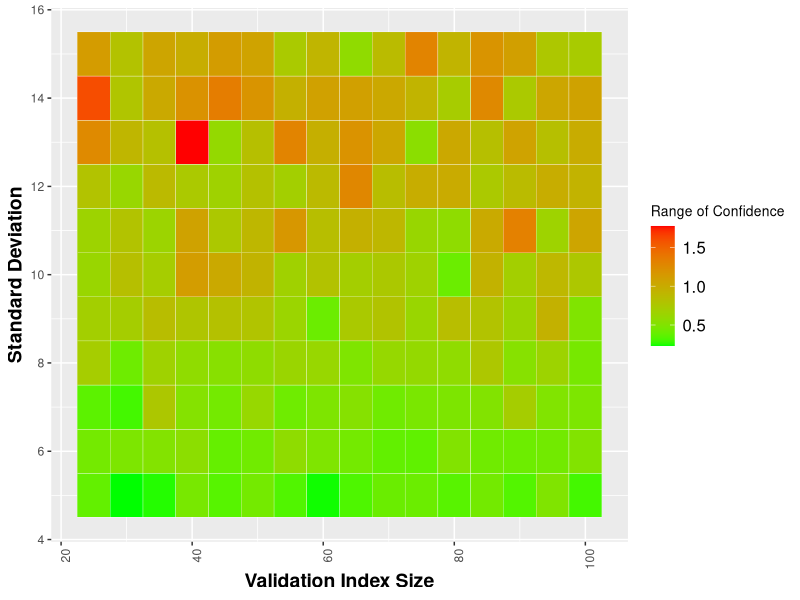

The R source for this figure:
# BootStrap the Bootstrap
# Author: Paul Scherer and Tom Bishop
# Date: 03.02.2017

###############################################################################
###################### R Environment Settings #################################
###############################################################################
setwd('V:/Studies/InterConnect/Internal/Latent variable harmonisation/plots')
library(ggplot2)
library(reshape2)
# library(parallel)


###############################################################################
########################### DATA AND SETTINGS #################################
###############################################################################
# # Calculate the number of cores
# no_cores <- detectCores() - 2
# # Initiate cluster
# cl <- makeCluster(no_cores)

# Base Data set properties
set_beta <- 0.5
constant <- 20

# Study Data properties
study_index_size <- 5000

# Validation Data properties
validation_index_size <- 25 

# Bootstrapping properties
bootstrap_trials <- 100
boostrap_index_size <- 10

# Test Properties
num_trials <- 5
###############################################################################
########################### Functions #########################################
###############################################################################
createStudyData <- function(coh_base, study_index_size){
	# given a cohort base, ie means, index, stdev it returns a study data dataframe
	# at this stage it can only accomodate the same index size for each index
	study_data = data.frame(index = rep(x = coh_base$indices, each=study_index_size))
	study_data$paee = unlist(unname(lapply(X = split(x = coh_base, f = as.factor(coh_base$indices)), 
		FUN = function(x){
			output = rnorm(n =study_index_size, mean = x$means, sd = x$std_dev)
			return (output)
		})))
	study_data$foo <- rnorm(length(study_data$paee), (set_beta*study_data$paee) + constant, 10) #note 0 noise
	return(study_data)
}

createValidationData <- function(coh_base, validation_index_size) {
	# given a cohort base it generates the validation data
	validation_data = data.frame(index = rep(x = coh_base$indices, each = validation_index_size))
	validation_data$paee = unlist(unname(lapply(X = split(x = coh_base, f = as.factor(coh_base$indices)), 
		FUN=function(x){
			output = rnorm(n = validation_index_size, mean=x$mean, sd=x$std_dev)
		})))
	return (validation_data)
}

bootstrapRun <- function(coh_base, study_index_size, validation_index_size) {
	# spawn the study data
	study_data = createStudyData(coh_base, study_index_size)
	# spawn the validation data
	validation_data = createValidationData(coh_base, validation_index_size)

	# per cohort base result vector
	betas <- vector("numeric")
	std_errs <- vector("numeric")
	# overall results dataframe
	results_df <- data.frame()

	# for (i in 1:num_trials){
	# 	bootstrap_validation <- data.frame(index = rep(x = coh_base$indices, each= boostrap_index_size))
	# 	bootstrap_validation$paee <- unlist(unname(lapply(X = split(x=validation_data$paee, f= as.factor(validation_data$index)), 
	# 		FUN = sample, size = boostrap_index_size,replace=TRUE)))

	# 	# Regression and storing of regression coefficients and stderrs
	# 	study_data$paee_sample_ind_mean <- unlist(unname(lapply(X = split(x=bootstrap_validation$paee, f= as.factor(bootstrap_validation$index)),
	# 	  FUN = function(paee_vals){
	# 	    output = rep(x = mean(paee_vals), times = study_index_size)
	# 	    return(output)
	# 	  })))
	# 	reg_out_ind_mean <- lm(formula=foo~paee_sample_ind_mean, data=study_data)
	# 	reg_coeff_ind_mean <- reg_out_ind_mean$coefficients["paee_sample_ind_mean"]
	# 	reg_std_ind_mean <- (summary(reg_out_ind_mean)$coefficients[,"Std. Error"])["paee_sample_ind_mean"]

	# 	betas <- c(betas, reg_coeff_ind_mean)
	# 	std_errs <- c(std_errs, reg_std_ind_mean)
	# }

	results <- as.data.frame(c(1:num_trials))
	colnames(results) <- c("NumTrial")
	results$valid_size <- rep(x=validation_index_size, times = num_trials)
	results$standard_deviation <- rep(x=coh_base$std_dev[1], times = num_trials)
	results$reg_coeff_per_mean  <- lapply(X=1:num_trials, FUN=function(x){
		bootstrap_validation <- data.frame(index = rep(x = coh_base$indices, each= boostrap_index_size))
		bootstrap_validation$paee <- unlist(unname(lapply(X = split(x=validation_data$paee, f= as.factor(validation_data$index)), 
			FUN = sample, size = boostrap_index_size,replace=TRUE)))

		# Regression and storing of regression coefficients and stderrs
		study_data$paee_sample_ind_mean <- unlist(unname(lapply(X = split(x=bootstrap_validation$paee, f= as.factor(bootstrap_validation$index)),
		  FUN = function(paee_vals){
		    output = rep(x = mean(paee_vals), times = study_index_size)
		    return(output)
		  })))
		reg_out_ind_mean <- lm(formula=foo~paee_sample_ind_mean, data=study_data)
		return (reg_out_ind_mean$coefficients["paee_sample_ind_mean"])
	})
	results$reg_coeff_per_mean <- unlist(results$reg_coeff_per_mean)
	results_df <- rbind(results_df, results)

	# Summarizing the results dataframe
	temp_output <- aggregate(results_df[,4], by=list(valid_size = results_df$valid_size), quantile, probs=c(0.025,0.5,0.975), names=TRUE)
	final_output = data.frame(validation_size = temp_output[,1])

	# # Summarizing the results dataframe
	# temp_output <- aggregate(results_df[,3:10], by=list(valid_size = results_df$valid_size), quantile, probs=c(0.5), names=TRUE)
	# final_output = data.frame(validation_size = temp_output[,1])

	for (k in 2:ncol(temp_output)){
	temp = as.data.frame(temp_output[,k])
	colnames(temp) <- paste(colnames(temp_output)[k], colnames(temp), sep = "_")
	final_output = cbind(final_output, temp)
	}
	return (final_output)
}

absDiff <- function(x,y){
	return (abs(x-y))
}



###############################################################################
########################### Simulation Section ################################
###############################################################################
# for later summation of values in the results dataframe
numSeeds <- 5
minmax_list = vector(mode="list", length = numSeeds) 

pbt <- txtProgressBar(min = 1, max = numSeeds, style = 3)
for (seeds in 1:numSeeds){
  set.seed(seeds)
	# Get a large dataframe of results
	results = data.frame()
	# progressbar
	# pb <- txtProgressBar(min = 25, max = 100, style = 3)
	for (i in seq(from=25, to=100, by=5)){
		for (standard_dev in 5:15){
			# Defining a base generator for one cohort (which spawns validation, study data)
			coh_base = data.frame(means = c(30,40,50,60), indices = c(1,2,3,4), std_dev = standard_dev) # change stddev and index size to variables later
			bootRunResult = bootstrapRun(coh_base, study_index_size, i)
			bootRunResult = cbind(bootRunResult, standard_dev)
			results = rbind(results, bootRunResult)
		}
		# setTxtProgressBar(pb,i)
	}
	# close(pb)
	# Create a heatmap of 'accuracy' through absolute difference in the 2.5% and 97.5% tiles
	results$minMaxDiff <- unlist(unname(mapply(FUN=absDiff, results$`x_2.5%`, results$`x_97.5%`)))

	minmax_list[[seeds]] <- (results$minMaxDiff)
	setTxtProgressBar(pbt, seeds)
}
close(pbt)

# #stop our cluster
# stopCluster(cl)

# Then put the sum of the minmaxes together into the results dataframe
results$minMaxDiff <- Reduce("+", x = minmax_list)

ggplot(results, aes(validation_size, standard_dev )) +
  geom_tile(aes(fill = minMaxDiff), color = "white") +
  scale_fill_gradient(low = "green", high = "red") +
  ylab("Standard Deviation") +
  xlab("Validation Index Size") +
  theme(legend.title = element_text(size = 10),
        legend.text = element_text(size = 12),
        plot.title = element_text(size=16),
        axis.title=element_text(size=14,face="bold"),
        axis.text.x = element_text(angle = 90, hjust = 1)) +
  labs(fill = "Range of Confidence")

